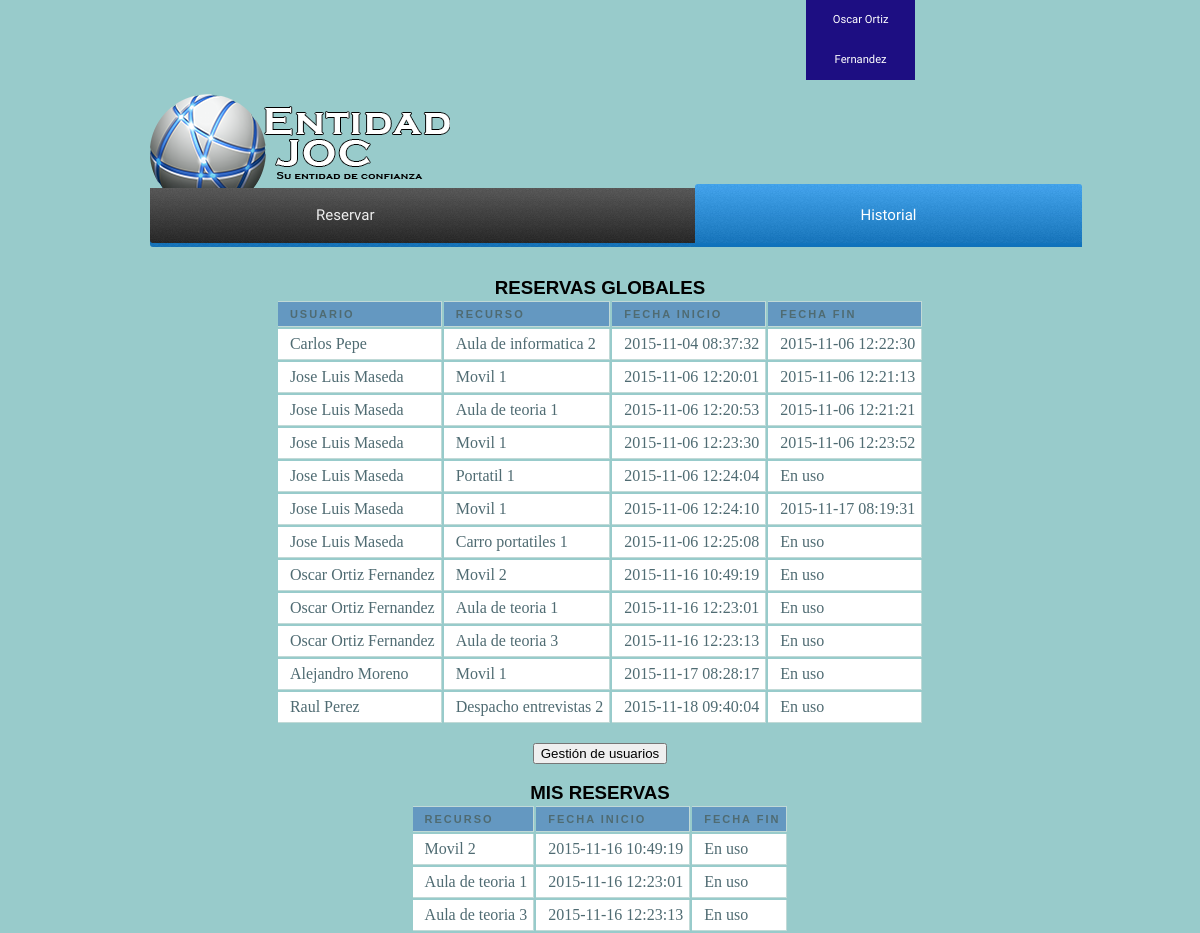
The page /paginausuario_historial.php (signed in) on the database its author committed.
### tables this page shows
CREATE TABLE IF NOT EXISTS `users` (
  `idUser` int(255) NOT NULL,
  `nomUser` varchar(50) NOT NULL,
  `mail` varchar(30) NOT NULL,
  `telf` int(9) NOT NULL,
  `password` varchar(20) NOT NULL,
  `privilegios` varchar(25) NOT NULL,
  `estado` int(1) NOT NULL DEFAULT '1'
);

CREATE TABLE IF NOT EXISTS `resources` (
  `idResource` int(255) NOT NULL,
  `nomR` varchar(50) NOT NULL,
  `idEstado` int(11) NOT NULL,
  `idRType` int(11) NOT NULL
);

CREATE TABLE IF NOT EXISTS `registers` (
  `idRegister` int(255) NOT NULL,
  `data_ini` datetime NOT NULL,
  `data_fin` datetime DEFAULT NULL,
  `idResource` int(11) NOT NULL,
  `idUser` int(11) NOT NULL
);

### registros.php (the view)
<link rel="stylesheet" href="css/tablareservas.css">
<?php
$con = mysqli_connect('localhost','root','','bd_intranet');
$sql = "SELECT users.*,resources.*,resourcestype.*,registers.*,estadoinfo.* FROM ((((resourcestype INNER JOIN resources ON resourcestype.idRType=resources.idRType) INNER JOIN registers ON resources.idResource=registers.idResource) INNER JOIN users ON users.idUser=registers.idUser) INNER JOIN estadoinfo ON resources.idEstado=estadoinfo.idEstado)";
if(!empty($_SESSION['usuario'])){
	$privilegios=$_SESSION['usuario'];
}else if(!empty($_SESSION['admin'])){
	$privilegios=$_SESSION['admin'];
	?>
	<br/>
	<h3>RESERVAS GLOBALES</h3>
	<br/>
	<table class="mytable">
	<tr>
		<th>Usuario</th>
		<th>Recurso</th>
		<th>Fecha inicio</th>
		<th>Fecha fin</th>
	</tr>
	<?php
	$datos=mysqli_query($con,$sql);
        while($valor=mysqli_fetch_array($datos)){
		    echo "<tr>";
		    echo "<td>".$valor['nomUser']."</td>";
		    echo "<td>".$valor['nomR']."</td>";
		    echo "<td>".$valor['data_ini']."</td>";
		    if($valor['data_fin']!=NULL){
		    	echo "<td>".$valor['data_fin']."</td>";
			}else{
				echo "<td>En uso</td>";
			}
		    echo "</tr>";
		}
	echo "</table>";
	echo "<br>"
	?>
	<form method="get" action="gestusers.php">
    <button type="submit">Gestión de usuarios</button>
	</form>
		<?php
}else{
	echo "no eres miembro";
}
?>
<br/>
<h3>MIS RESERVAS</h3>
<br/>
<table class="mytable">
	<tr>
		<th>Recurso</th>
		<th>Fecha inicio</th>
		<th>Fecha fin</th>
	</tr>
	<?php
		$sql.=" WHERE nomUser='$privilegios'";
			$datos=mysqli_query($con,$sql);
		        while($valor=mysqli_fetch_array($datos)){
				    echo "<tr>";
				    echo "<td>".$valor['nomR']."</td>";
				    echo "<td>".$valor['data_ini']."</td>";
				    if($valor['data_fin']!=NULL){
		    			echo "<td>".$valor['data_fin']."</td>";
					}else{
						echo "<td>En uso</td>";
					}
		   			echo "</tr>";
				}
		echo "</table>";
	?>

### css/paginausuario.css (style rules this page uses)
body { margin:0px; background:#98CBCB; }

### css/tablareservas.css (style rules this page uses)
th { font: bold 11px "Trebuchet MS", Verdana, Arial, Helvetica, sans-serif; color: #4f6b72; border-right: 1px solid #C1DAD7; border-bottom: 1px solid #C1DAD7; border-top: 1px solid #C1DAD7; letter-spacing: 2px; text-transform: uppercase; text-align: left; padding: 6px 6px 6px 12px; background: #6498C1 url(images/bg_header.jpg) no-repeat; }
td { border-right: 1px solid #C1DAD7; border-bottom: 1px solid #C1DAD7; background: #fff; padding: 6px 6px 6px 12px; color: #4f6b72; }
h3 { font-family: Helvetica; display: inline; }

### rows shown on the page
users: nomUser "Carlos Pepe", resources.nomR "Aula de informatica 2", registers.data_ini "2015-11-04 08:37:32", registers.data_fin "2015-11-06 12:22:30"
users: nomUser "Jose Luis Maseda", resources.nomR "Movil 1", registers.data_ini "2015-11-06 12:20:01", registers.data_fin "2015-11-06 12:21:13", resources.nomR "Aula de teoria 1", registers.data_ini "2015-11-06 12:20:53", registers.data_fin "2015-11-06 12:21:21", registers.data_ini "2015-11-06 12:23:30", registers.data_fin "2015-11-06 12:23:52", resources.nomR "Portatil 1", registers.data_ini "2015-11-06 12:24:04", shows "En uso", registers.data_ini "2015-11-06 12:24:10", registers.data_fin "2015-11-17 08:19:31", resources.nomR "Carro portatiles 1", registers.data_ini "2015-11-06 12:25:08"
users: nomUser "Oscar Ortiz Fernandez", resources.nomR "Movil 2", registers.data_ini "2015-11-16 10:49:19", shows "En uso", resources.nomR "Aula de teoria 1", registers.data_ini "2015-11-16 12:23:01", resources.nomR "Aula de teoria 3", registers.data_ini "2015-11-16 12:23:13"
users: nomUser "Alejandro Moreno", resources.nomR "Movil 1", registers.data_ini "2015-11-17 08:28:17", shows "En uso"
users: nomUser "Raul Perez", resources.nomR "Despacho entrevistas 2", registers.data_ini "2015-11-18 09:40:04", shows "En uso"

### other values the page prints
$privilegios "Oscar Ortiz Fernandez"
